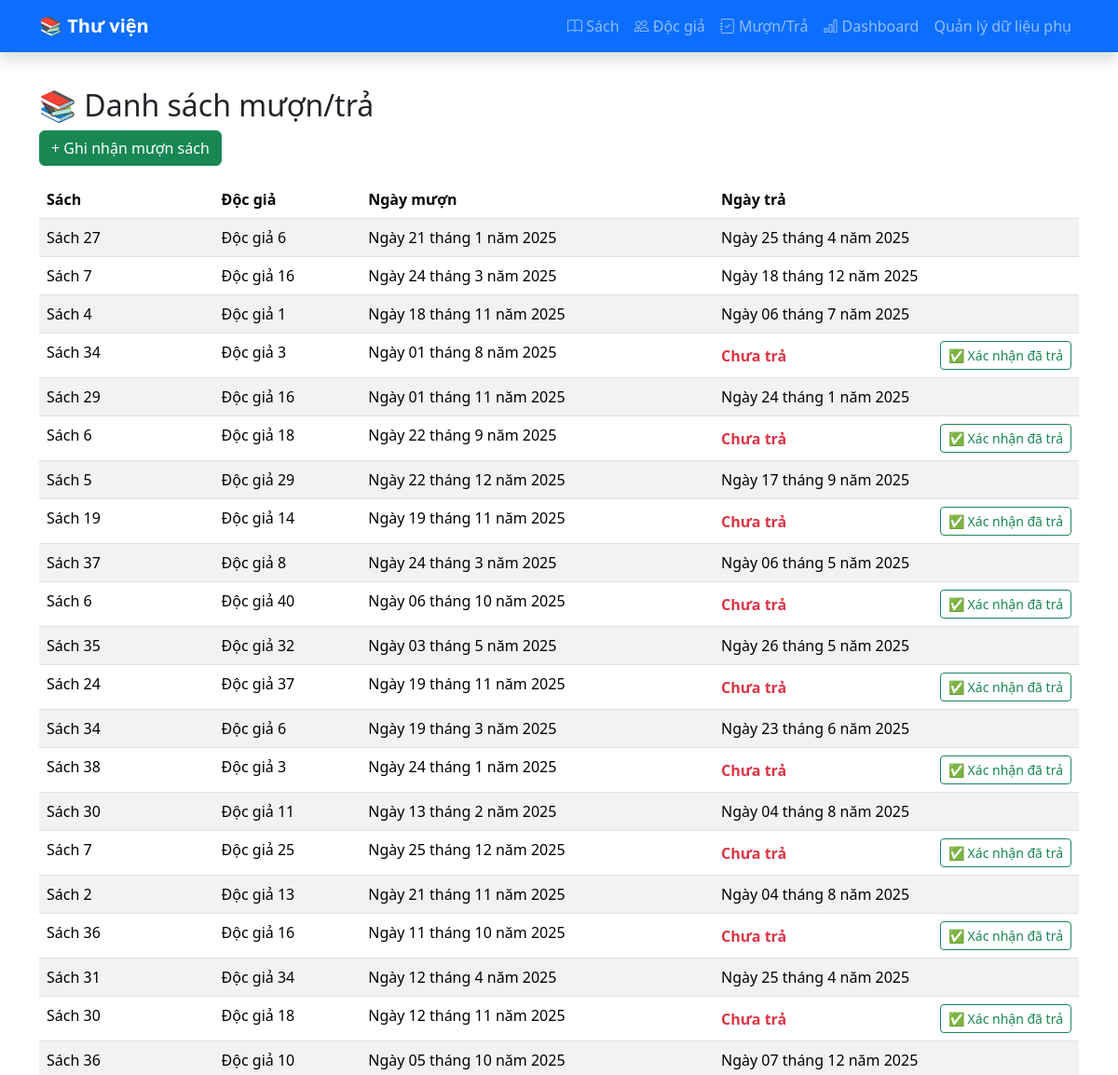
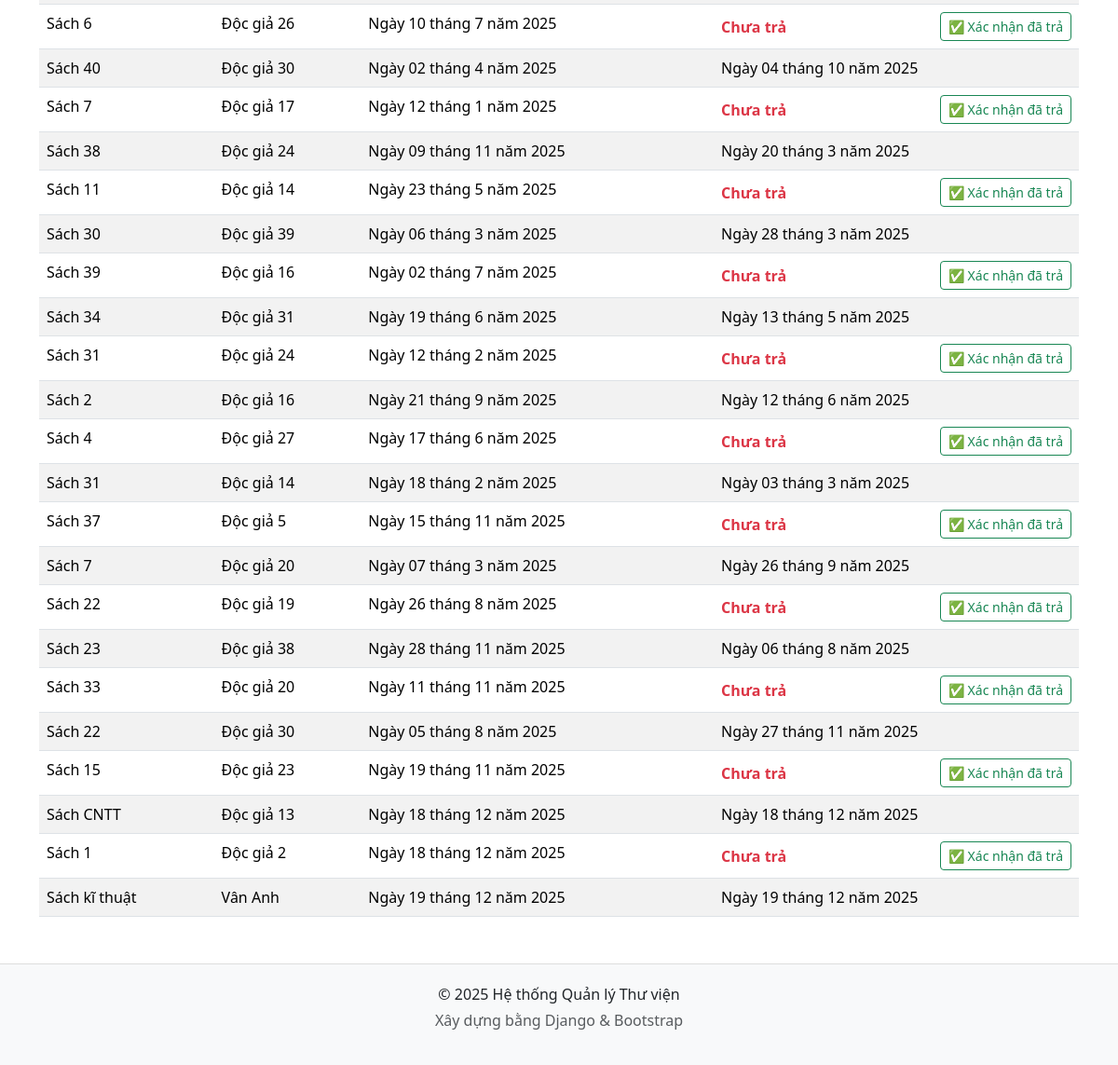
Screenshot of /loans/ with the database file from the repository (2 pictures, top to bottom).
### catalog/models.py (models this page shows, shortened)
class Loan(models.Model):
    book = models.ForeignKey(Book, on_delete=models.CASCADE)
    borrower = models.ForeignKey(Borrower, on_delete=models.CASCADE)
    borrow_date = models.DateField(auto_now_add=True)
    return_date = models.DateField(null=True, blank=True)

class Book(models.Model):
    title = models.CharField(max_length=200)
    author = models.ForeignKey(Author, on_delete=models.CASCADE)
    category = models.ForeignKey(Category, on_delete=models.SET_NULL, null=True)
    publisher = models.ForeignKey(Publisher, on_delete=models.SET_NULL, null=True)
    publish_year = models.IntegerField()
    quantity = models.IntegerField(default=1)

class Borrower(models.Model):
    name = models.CharField(max_length=100)
    email = models.EmailField()
    phone = models.CharField(max_length=20)

### catalog/views.py (the view)
# urls.py: path("loans/", views.loan_list, name="loan_list"),
def loan_list(request):
    loans = Loan.objects.select_related("book", "borrower").all()
    return render(request, "catalog/loan_list.html", {"loans": loans})

### templates/catalog/loan_list.html (shortened to what this page needs)
{% extends "base.html" %}
{% block content %}
<h2>📚 Danh sách mượn/trả</h2>
<a href="{% url 'loan_create' %}" class="btn btn-success mb-3">+ Ghi nhận mượn sách</a>
<table class="table table-striped">
  <thead>
    <tr>
      <th>Sách</th>
      <th>Độc giả</th>
      <th>Ngày mượn</th>
      <th>Ngày trả</th>
    </tr>
  </thead>
  <tbody>
    {% for l in loans %}
    <tr>
      <td>{{ l.book.title }}</td>
      <td>{{ l.borrower.name }}</td>
      <td>{{ l.borrow_date }}</td>
      <td>
        {% if l.return_date %}
          {{ l.return_date }}
        {% else %}
          <div class="d-flex justify-content-between align-items-center">
            <span class="text-danger fw-bold">Chưa trả</span>
            <form method="post" action="{% url 'confirm_return' l.pk %}">
              <button type="submit" class="btn btn-outline-success btn-sm ms-2">✅ Xác nhận đã trả</button>
            </form>
          </div>
        {% endif %}
      </td>
    </tr>
    {% empty %}
    <tr><td colspan="4">Chưa có lượt mượn nào.</td></tr>
    {% endfor %}
  </tbody>
</table>
{% endblock %}

### templates/base.html (style rules this page uses)
body { padding-top: 70px; }

### rows the page displays
Loan: book "Sách 27", borrower.name "Độc giả 6", borrow_date "Ngày 21 tháng 1 năm 2025", return_date "Ngày 25 tháng 4 năm 2025"
Loan: book "Sách 7", borrower.name "Độc giả 16", borrow_date "Ngày 24 tháng 3 năm 2025", return_date "Ngày 18 tháng 12 năm 2025"
Loan: book "Sách 4", borrower.name "Độc giả 1", borrow_date "Ngày 18 tháng 11 năm 2025", return_date "Ngày 06 tháng 7 năm 2025"
Loan: book "Sách 34", borrower.name "Độc giả 3", borrow_date "Ngày 01 tháng 8 năm 2025", shows "Chưa trả"
Loan: book "Sách 29", borrower.name "Độc giả 16", borrow_date "Ngày 01 tháng 11 năm 2025", return_date "Ngày 24 tháng 1 năm 2025"
Loan: book "Sách 6", borrower.name "Độc giả 18", borrow_date "Ngày 22 tháng 9 năm 2025", shows "Chưa trả"
Loan: book "Sách 5", borrower.name "Độc giả 29", borrow_date "Ngày 22 tháng 12 năm 2025", return_date "Ngày 17 tháng 9 năm 2025"
Loan: book "Sách 19", borrower.name "Độc giả 14", borrow_date "Ngày 19 tháng 11 năm 2025", shows "Chưa trả"
Loan: book "Sách 37", borrower.name "Độc giả 8", borrow_date "Ngày 24 tháng 3 năm 2025", return_date "Ngày 06 tháng 5 năm 2025"
Loan: book "Sách 6", borrower.name "Độc giả 40", borrow_date "Ngày 06 tháng 10 năm 2025", shows "Chưa trả"
Loan: book "Sách 35", borrower.name "Độc giả 32", borrow_date "Ngày 03 tháng 5 năm 2025", return_date "Ngày 26 tháng 5 năm 2025"
Loan: book "Sách 24", borrower.name "Độc giả 37", borrow_date "Ngày 19 tháng 11 năm 2025", shows "Chưa trả"
Loan: book "Sách 34", borrower.name "Độc giả 6", borrow_date "Ngày 19 tháng 3 năm 2025", return_date "Ngày 23 tháng 6 năm 2025"
Loan: book "Sách 38", borrower.name "Độc giả 3", borrow_date "Ngày 24 tháng 1 năm 2025", shows "Chưa trả"
Loan: book "Sách 30", borrower.name "Độc giả 11", borrow_date "Ngày 13 tháng 2 năm 2025", return_date "Ngày 04 tháng 8 năm 2025"
Loan: book "Sách 7", borrower.name "Độc giả 25", borrow_date "Ngày 25 tháng 12 năm 2025", shows "Chưa trả"
Loan: book "Sách 2", borrower.name "Độc giả 13", borrow_date "Ngày 21 tháng 11 năm 2025", return_date "Ngày 04 tháng 8 năm 2025"
Loan: book "Sách 36", borrower.name "Độc giả 16", borrow_date "Ngày 11 tháng 10 năm 2025", shows "Chưa trả"
Loan: book "Sách 31", borrower.name "Độc giả 34", borrow_date "Ngày 12 tháng 4 năm 2025", return_date "Ngày 25 tháng 4 năm 2025"
Loan: book "Sách 30", borrower.name "Độc giả 18", borrow_date "Ngày 12 tháng 11 năm 2025", shows "Chưa trả"
Loan: book "Sách 36", borrower.name "Độc giả 10", borrow_date "Ngày 05 tháng 10 năm 2025", return_date "Ngày 07 tháng 12 năm 2025"
Loan: book "Sách 6", borrower.name "Độc giả 26", borrow_date "Ngày 10 tháng 7 năm 2025", shows "Chưa trả"
Loan: book "Sách 40", borrower.name "Độc giả 30", borrow_date "Ngày 02 tháng 4 năm 2025", return_date "Ngày 04 tháng 10 năm 2025"
Loan: book "Sách 7", borrower.name "Độc giả 17", borrow_date "Ngày 12 tháng 1 năm 2025", shows "Chưa trả"
Loan: book "Sách 38", borrower.name "Độc giả 24", borrow_date "Ngày 09 tháng 11 năm 2025", return_date "Ngày 20 tháng 3 năm 2025"
Loan: book "Sách 11", borrower.name "Độc giả 14", borrow_date "Ngày 23 tháng 5 năm 2025", shows "Chưa trả"
Loan: book "Sách 30", borrower.name "Độc giả 39", borrow_date "Ngày 06 tháng 3 năm 2025", return_date "Ngày 28 tháng 3 năm 2025"
Loan: book "Sách 39", borrower.name "Độc giả 16", borrow_date "Ngày 02 tháng 7 năm 2025", shows "Chưa trả"
Loan: book "Sách 34", borrower.name "Độc giả 31", borrow_date "Ngày 19 tháng 6 năm 2025", return_date "Ngày 13 tháng 5 năm 2025"
Loan: book "Sách 31", borrower.name "Độc giả 24", borrow_date "Ngày 12 tháng 2 năm 2025", shows "Chưa trả"
Loan: book "Sách 2", borrower.name "Độc giả 16", borrow_date "Ngày 21 tháng 9 năm 2025", return_date "Ngày 12 tháng 6 năm 2025"
Loan: book "Sách 4", borrower.name "Độc giả 27", borrow_date "Ngày 17 tháng 6 năm 2025", shows "Chưa trả"
Loan: book "Sách 31", borrower.name "Độc giả 14", borrow_date "Ngày 18 tháng 2 năm 2025", return_date "Ngày 03 tháng 3 năm 2025"
Loan: book "Sách 37", borrower.name "Độc giả 5", borrow_date "Ngày 15 tháng 11 năm 2025", shows "Chưa trả"
Loan: book "Sách 7", borrower.name "Độc giả 20", borrow_date "Ngày 07 tháng 3 năm 2025", return_date "Ngày 26 tháng 9 năm 2025"
Loan: book "Sách 22", borrower.name "Độc giả 19", borrow_date "Ngày 26 tháng 8 năm 2025", shows "Chưa trả"
Loan: book "Sách 23", borrower.name "Độc giả 38", borrow_date "Ngày 28 tháng 11 năm 2025", return_date "Ngày 06 tháng 8 năm 2025"
Loan: book "Sách 33", borrower.name "Độc giả 20", borrow_date "Ngày 11 tháng 11 năm 2025", shows "Chưa trả"
Loan: book "Sách 22", borrower.name "Độc giả 30", borrow_date "Ngày 05 tháng 8 năm 2025", return_date "Ngày 27 tháng 11 năm 2025"
Loan: book "Sách 15", borrower.name "Độc giả 23", borrow_date "Ngày 19 tháng 11 năm 2025", shows "Chưa trả"
Loan: book "Sách CNTT", borrower.name "Độc giả 13", borrow_date "Ngày 18 tháng 12 năm 2025", return_date "Ngày 18 tháng 12 năm 2025"
Loan: book "Sách 1", borrower.name "Độc giả 2", borrow_date "Ngày 18 tháng 12 năm 2025", shows "Chưa trả"
Loan: book "Sách kĩ thuật", borrower.name "Vân Anh", borrow_date "Ngày 19 tháng 12 năm 2025", return_date "Ngày 19 tháng 12 năm 2025"
